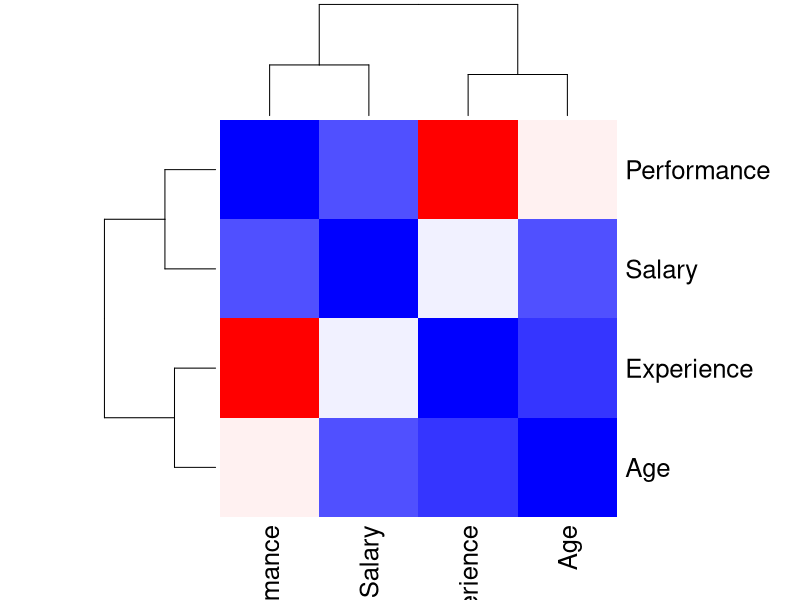

Reproduce this figure in R.
# -------------------------------------------------
# Clear Environment
# -------------------------------------------------
rm(list = ls())

# -------------------------------------------------
# Create a Sample Dataset
# -------------------------------------------------
data <- data.frame(
  Age = c(22, 25, 30, 28, 35, 40, 45, 50),
  Salary = c(25000, 30000, 40000, 38000, 50000, 60000, 65000, 70000),
  Experience = c(1, 2, 5, 4, 8, 12, 15, 20),
  Performance = c(60, 65, 70, 72, 80, 85, 88, 90)
)

# View dataset
print(data)

# -------------------------------------------------
# Select Only Numeric Columns
# -------------------------------------------------
numeric_data <- data[sapply(data, is.numeric)]

# -------------------------------------------------
# Generate Correlation Matrix
# -------------------------------------------------
correlation_matrix <- cor(numeric_data)

# Print Correlation Matrix
print(correlation_matrix)

# -------------------------------------------------
# Rounded Correlation Matrix (Better Readability)
# -------------------------------------------------
rounded_cor <- round(correlation_matrix, 2)
print(rounded_cor)

# -------------------------------------------------
# Correlation using Different Methods
# -------------------------------------------------

# Pearson Correlation (default)
cor_pearson <- cor(numeric_data, method = "pearson")
print(cor_pearson)

# Spearman Correlation
cor_spearman <- cor(numeric_data, method = "spearman")
print(cor_spearman)

# Kendall Correlation
cor_kendall <- cor(numeric_data, method = "kendall")
print(cor_kendall)

# -------------------------------------------------
# Handle Missing Values (Example)
# -------------------------------------------------
cor_with_na <- cor(numeric_data, use = "complete.obs")
print(cor_with_na)

# -------------------------------------------------
# Visualize Correlation Matrix
# -------------------------------------------------
heatmap(correlation_matrix,
        col = colorRampPalette(c("red", "white", "blue"))(20),
        symm = TRUE)
